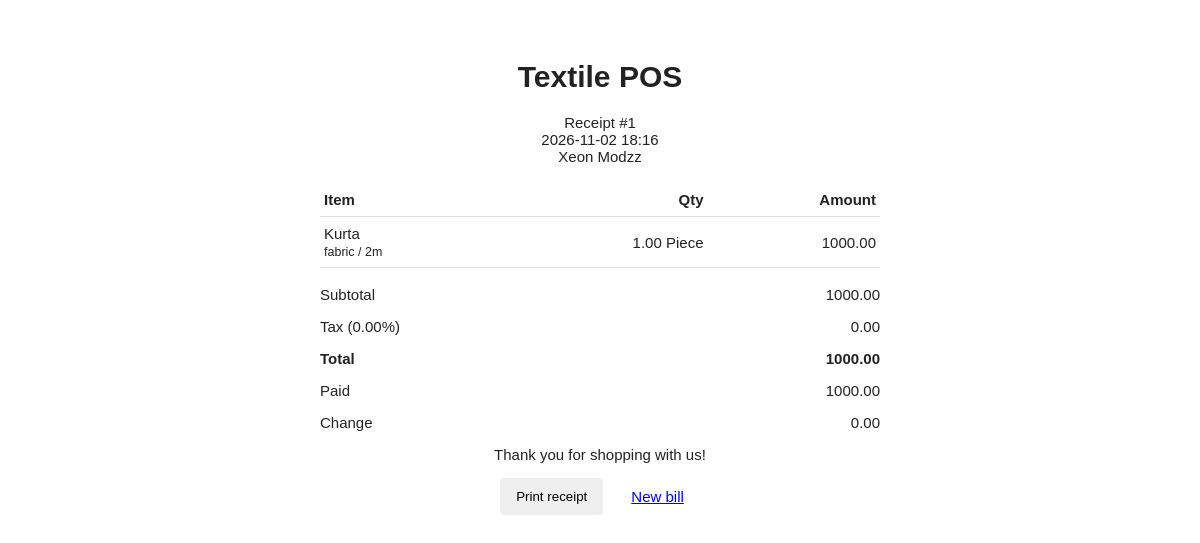
The app's page /sales/receipt/1 (signed in) with its own data.
### sales/models.py (models this page shows, shortened)
class Sale(models.Model):
    date_added = models.DateTimeField(default=django.utils.timezone.now)
    customer = models.ForeignKey(
        Customer, models.DO_NOTHING, db_column='customer')
    sub_total = models.FloatField(default=0)
    grand_total = models.FloatField(default=0)
    tax_amount = models.FloatField(default=0)
    tax_percentage = models.FloatField(default=0)
    amount_payed = models.FloatField(default=0)
    amount_change = models.FloatField(default=0)
    created_by = models.ForeignKey(
        User, null=True, blank=True, on_delete=models.SET_NULL, related_name="pos_sales")
    class Meta:
        db_table = 'Sales'

class SaleDetail(models.Model):
    sale = models.ForeignKey(
        Sale, models.DO_NOTHING, db_column='sale')
    product = models.ForeignKey(
        Product, models.DO_NOTHING, db_column='product')
    price = models.FloatField()
    quantity = models.DecimalField(max_digits=10, decimal_places=2)
    total_detail = models.FloatField()
    class Meta:
        db_table = 'SaleDetails'

### customers/models.py (models this page shows, shortened)
class Customer(models.Model):
    first_name = models.CharField(max_length=256)
    last_name = models.CharField(max_length=256, blank=True, null=True)
    address = models.TextField(max_length=256, blank=True, null=True)
    email = models.EmailField(max_length=256, blank=True, null=True)
    phone = models.CharField(max_length=30, blank=True, null=True)
    class Meta:
        db_table = 'Customers'
    def get_full_name(self):
        return " ".join(part for part in (self.first_name, self.last_name or "") if part).strip()

### products/models.py (models this page shows, shortened)
class Product(models.Model):
    STATUS_CHOICES = (  # new
        ("ACTIVE", "Active"),
        ("INACTIVE", "Inactive")
    )
    UNIT_CHOICES = (
        ("piece", "Piece"),
        ("meter", "Meter"),
        ("yard", "Yard"),
        ("roll", "Roll"),
        ("kg", "Kilogram"),
    )
    name = models.CharField(max_length=256)
    description = models.TextField(max_length=256)
    material = models.CharField(max_length=120, blank=True)
    color = models.CharField(max_length=80, blank=True)
    size = models.CharField(max_length=80, blank=True)
    unit = models.CharField(max_length=12, choices=UNIT_CHOICES, default="piece")
    status = models.CharField(
        choices=STATUS_CHOICES,
        max_length=100,
        verbose_name="Status of the product",
    )
    category = models.ForeignKey(
        Category, related_name="category", on_delete=models.CASCADE, db_column='category')
    price = models.FloatField(default=0)
    sku = models.CharField(max_length=64, unique=True, blank=True, null=True)
    stock_quantity = models.DecimalField(max_digits=10, decimal_places=2, default=0)
    class Meta:
        db_table = "Product"
        constraints = [
            models.CheckConstraint(
                check=models.Q(stock_quantity__gte=0),
                name="product_stock_nonnegative",
            ),
        ]

### sales/views.py (the view)
# urls.py: path("receipt/<str:sale_id>", views.sales_receipt_view, name="sales_receipt"),
@cashier_required
def sales_receipt_view(request, sale_id):
    sale = get_object_or_404(Sale.objects.select_related("customer"), pk=sale_id)
    if not can_view_sale(request.user, sale):
        raise Http404
    details = SaleDetail.objects.filter(sale=sale).select_related("product")
    return render(request, "sales/sales_receipt.html", {
        "sale": sale,
        "details": details,
    })

### sales/views.py (called while the page is built)
def can_view_sale(user, sale):
    return user.is_superuser or user.is_staff or sale.created_by_id == user.id

### templates/sales/sales_receipt.html (shortened to what this page needs)
<!doctype html>
<html lang="en">
<head>
</head>
<body>
    <h1>Textile POS</h1>
    <p class="center">Receipt #{{ sale.id }}<br>{{ sale.date_added|date:"Y-m-d H:i" }}<br>{{ sale.customer.get_full_name }}</p>
    <table>
        <thead><tr><th>Item</th><th class="number">Qty</th><th class="number">Amount</th></tr></thead>
        <tbody>{% for detail in details %}
        <tr><td>{{ detail.product.name }}{% if detail.product.material %}<br><small>{{ detail.product.material }}{% if detail.product.color %} / {{ detail.product.color }}{% endif %}{% if detail.product.size %} / {{ detail.product.size }}{% endif %}</small>{% endif %}</td><td class="number">{{ detail.quantity }} {{ detail.product.get_unit_display }}</td><td class="number">{{ detail.total_detail|floatformat:2 }}</td></tr>
        {% endfor %}</tbody>
    </table>
    <p>Subtotal <span style="float:right">{{ sale.sub_total|floatformat:2 }}</span></p>
    <p>Tax ({{ sale.tax_percentage|floatformat:2 }}%) <span style="float:right">{{ sale.tax_amount|floatformat:2 }}</span></p>
    <p><strong>Total <span style="float:right">{{ sale.grand_total|floatformat:2 }}</span></strong></p>
    <p>Paid <span style="float:right">{{ sale.amount_payed|floatformat:2 }}</span></p>
    <p>Change <span style="float:right">{{ sale.amount_change|floatformat:2 }}</span></p>
    <p class="center">Thank you for shopping with us!</p>
    <div class="actions">
        <button type="button" onclick="window.print()">Print receipt</button>
        <a class="back" href="{% url 'sales:sales_add' %}">New bill</a>
    </div>
</body>
</html>

### templates/sales/sales_receipt.html (style rules this page uses)
body { max-width: 560px; margin: 24px auto; padding: 16px; color: #222; font: 15px Arial, sans-serif; }
h1, .center { text-align: center; }
table { width: 100%; border-collapse: collapse; margin: 18px 0; }
th, td { padding: 8px 4px; border-bottom: 1px solid #ddd; text-align: left; }
.number { text-align: right; }
.actions { display: flex; justify-content: center; gap: 12px; }
button, .back { border: 0; border-radius: 4px; padding: 10px 16px; cursor: pointer; }

### records on screen
Sale: id "1", date_added "2026-11-02 18:16", customer.get_full_name "Xeon Modzz", sub_total "1000.00", tax_percentage "0.00", tax_amount "0.00", grand_total "1000.00", amount_payed "1000.00", amount_change "0.00"
SaleDetail: product.name "Kurta", product.material "fabric", product.size "2m", quantity "1.00", product.unit "Piece", total_detail "1000.00"
